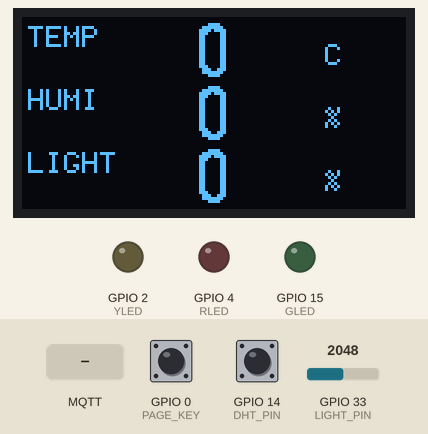
Simulated run of this sketch. Board: ESP32. Shown: 128×64 one-colour display, output pins drawn as LEDs (lit = HIGH). Inputs (shaded band) come from the test bench; at power-on: GPIO 33 (LIGHT_PIN) = 2048, GPIO 0 (PAGE_KEY) HIGH, GPIO 14 (DHT_PIN) HIGH (analog values on the 0–4095 scale). WiFi joins after 1.5 s; servers stay silent unless stated; the local clock reads 2024-03-15 10:24:30 at power-on unless the sketch sets it; no MQTT or app messages arrive unless stated; pins used as bus, display or sensor lines are not drawn; what the sketch prints to the serial monitor is not drawn.

Above: at 1.9 s.
At 10.6 s:
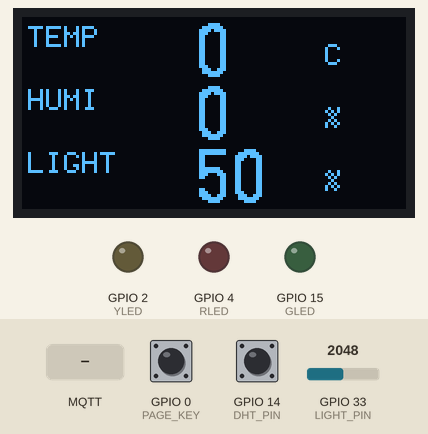
10.7 s: GPIO 33 (LIGHT_PIN) set to 2866
18.7 s: MQTT message "on" arrives on the first subscribed topic
21.5 s: GPIO 33 (LIGHT_PIN) set to 3603
29.5 s: GPIO 33 (LIGHT_PIN) set to 4095
At 31.1 s:
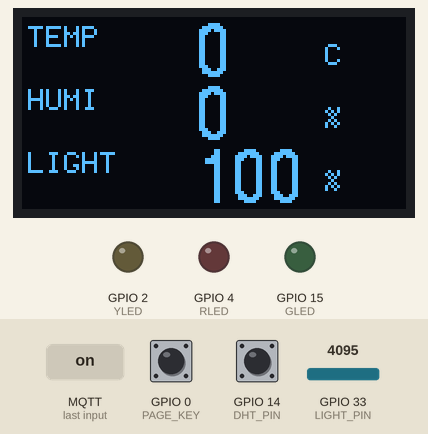
Timing chart, 0 to 32.6 s (numbered marks = the images above; inputs shaded):
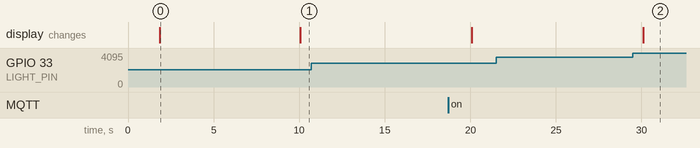

Measured:
- after the input at 10.7 s, every drawn part: stays the same
- after the input at 21.5 s, every drawn part: stays the same
- after the input at 29.5 s, the display: changes after 0.61 s (image 2)
- what the display in image 0 shows lasts 8.2 s, from 1.8 s to 10.0 s

The sketch:

35_ili_mqtt_ctrl_page.ino
```cpp
#include <WiFi.h>
#include <PubSubClient.h>
#include <ArduinoJson.h>
#include <SPI.h>
#include <Wire.h>
#include <Adafruit_GFX.h>
#include <U8g2lib.h>

 const char* WIFI_SSID="YOUR_WIFI_SSID"; const char* WIFI_PASSWORD="YOUR_WIFI_PASSWORD";
const char* MQTT_HOST="mqttgo.io"; const int MQTT_PORT=1883;
const char* DATA_TOPIC="elsie/class305/data"; const char* CTRL_TOPIC="elsie/class305/ctrl";
const int TFT_SCK=18,TFT_MOSI=23,TFT_CS=5,TFT_DC=27,TFT_RST=26;
const int W=176,H=220,DHT_PIN=14,LIGHT_PIN=33,OLED_SDA=21,OLED_SCL=22,PAGE_KEY=0;
const int GLED=15,YLED=2,RLED=4, HISTORY_SIZE=60;
const uint16_t BG=0x0841,CARD=0x18E3,CARD2=0x2104,WHITE=0xFFFF,MUTED=0x9CF3;
const uint16_t ORANGE=0xFD20,CYAN=0x07FF,BLUE=0x081F,YELLOW=0xFFE0,GREEN=0x07E0,RED=0xF800;

WiFiClient net; PubSubClient mqtt(net); U8G2_SSD1306_128X64_NONAME_F_HW_I2C oled(U8G2_R0,U8X8_PIN_NONE);
unsigned long lastSample=0,lastTry=0,lastClock=0; int page=0,currentTemp=0,currentHumidity=0,currentLight=0; int tempHistory[HISTORY_SIZE],humidityHistory[HISTORY_SIZE],lightHistory[HISTORY_SIZE],historyCount=0,historyHead=0; bool lastKey=HIGH;

void cmd(uint16_t v){digitalWrite(TFT_DC,LOW);digitalWrite(TFT_CS,LOW);SPI.transfer(v>>8);SPI.transfer(v);digitalWrite(TFT_CS,HIGH);}
void dat(uint16_t v){digitalWrite(TFT_DC,HIGH);digitalWrite(TFT_CS,LOW);SPI.transfer(v>>8);SPI.transfer(v);digitalWrite(TFT_CS,HIGH);}
void reg(uint16_t r,uint16_t v){cmd(r);dat(v);}
void iliBegin(){
  digitalWrite(TFT_RST,LOW);delay(50);digitalWrite(TFT_RST,HIGH);delay(50);reg(0x28,0x00CE);reg(0x01,0x011C);reg(0x03,0x1030);reg(0x07,0x0017);delay(50);reg(0x11,0x1000);reg(0x20,0);reg(0x21,0);delay(50);
  reg(0x30,0);reg(0x31,0x00DB);reg(0x32,0);reg(0x33,0);reg(0x34,0x00DB);reg(0x35,0);reg(0x36,0x00AF);reg(0x37,0);reg(0x38,0x00DB);reg(0x39,0);delay(50);
  reg(0x02,0);reg(0x61,0x0103);reg(0xE8,0x1000);reg(0xB0,0x0812);reg(0x0B,0);reg(0x0D,0);reg(0xB1,0x0404);reg(0x62,0x0019);delay(50);reg(0xE8,0x0100);
  reg(0x50,7);reg(0x51,0x0708);reg(0x52,0x0D0A);reg(0x53,0x0404);reg(0x54,7);reg(0x55,0x0706);reg(0x56,0x0D0A);reg(0x57,0x0404);reg(0x58,0);reg(0x59,0);reg(0x20,0);reg(0x21,0);reg(0x07,0x1017);delay(80);
}
void window(int x0,int y0,int x1,int y1){reg(0x36,x1);reg(0x37,x0);reg(0x38,y1);reg(0x39,y0);reg(0x20,x0);reg(0x21,y0);cmd(0x22);}
void fastFill(int x,int y,int w,int h,uint16_t c){if(w<=0||h<=0)return;window(x,y,x+w-1,y+h-1);digitalWrite(TFT_DC,HIGH);digitalWrite(TFT_CS,LOW);for(long i=0;i<(long)w*h;i++){SPI.transfer(c>>8);SPI.transfer(c);}digitalWrite(TFT_CS,HIGH);}
class ILI9225_Adafruit:public Adafruit_GFX{public:ILI9225_Adafruit():Adafruit_GFX(W,H){}void drawPixel(int16_t x,int16_t y,uint16_t c)override{if(x<0||x>=W||y<0||y>=H)return;x=W-1-x;window(x,y,x,y);dat(c);}};
ILI9225_Adafruit tft;

void drawThermometer(int x,int y,uint16_t c){tft.drawRoundRect(x-5,y-15,10,27,5,c);tft.fillCircle(x,y+12,8,c);tft.fillRoundRect(x-2,y-9,4,22,2,c);tft.fillCircle(x,y+12,4,CARD);tft.fillRoundRect(x-1,y-7,2,17,1,c);}
void drawDrop(int x,int y,uint16_t c){tft.fillTriangle(x,y-16,x-11,y+2,x+11,y+2,c);tft.fillCircle(x,y+3,11,c);tft.fillCircle(x-4,y-1,2,WHITE);}
void drawSun(int x,int y,uint16_t c){tft.fillCircle(x,y,9,c);for(int i=0;i<8;i++){float a=i*0.785398f;tft.drawLine(x+cos(a)*13,y+sin(a)*13,x+cos(a)*19,y+sin(a)*19,c);}}
void drawStatus(){fastFill(0,32,W,13,BG);tft.setTextSize(1);tft.setCursor(19,34);tft.setTextColor(WiFi.status()==WL_CONNECTED?GREEN:RED);tft.print("WIFI: ");tft.print(WiFi.status()==WL_CONNECTED?"O":"X");tft.setTextColor(mqtt.connected()?GREEN:RED);tft.setCursor(104,34);tft.print("MQTT: ");tft.print(mqtt.connected()?"O":"X");}
void drawClock(){struct tm ti;char s[20];if(getLocalTime(&ti,50))strftime(s,sizeof(s),"TW %H:%M:%S",&ti);else snprintf(s,sizeof(s),"TIME --:--:--");fastFill(0,207,W,13,BG);tft.setTextSize(1);tft.setTextColor(MUTED);tft.setCursor(50,210);tft.print(s);}
void drawCard(int y,const char* label,int value,const char* unit,uint16_t c,int type,bool valid){const int x=7,w=162,h=51;fastFill(x,y,w,h,CARD);tft.drawRoundRect(x,y,w,h,7,c);if(type==0)drawThermometer(26,y+23,c);if(type==1)drawDrop(26,y+23,c);if(type==2)drawSun(26,y+23,c);tft.setTextSize(1);tft.setTextColor(MUTED);tft.setCursor(54,y+7);tft.print(label);tft.setTextSize(3);tft.setTextColor(valid?WHITE:MUTED);tft.setCursor(53,y+19);tft.print(valid?value:0);tft.setTextSize(2);tft.setTextColor(c);tft.setCursor(122,y+25);tft.print(unit);int bar=constrain(value,0,100);fastFill(54,y+43,100,3,CARD2);fastFill(54,y+43,bar,3,type==0?ORANGE:c);}
void drawPage1(int t,int h,int l,bool valid){fastFill(0,0,W,H,BG);fastFill(0,0,W,31,BLUE);tft.setTextSize(2);tft.setTextColor(WHITE);tft.setCursor(12,7);tft.print("ROOM MONITOR");tft.fillCircle(158,15,6,GREEN);tft.drawCircle(158,15,8,WHITE);drawStatus();drawCard(47,"TEMPERATURE",t,"C",ORANGE,0,valid);drawCard(101,"HUMIDITY",h,"%",CYAN,1,valid);drawCard(155,"BRIGHTNESS",l,"%",YELLOW,2,true);drawClock();}
void drawGauge(int value,int minVal,int maxVal,int zone1,int zone2,const char* title,const char* unit){
  const int cx=88,cy=101,r=43;int v=constrain(value,minVal,maxVal);tft.setTextSize(1);tft.setTextColor(MUTED);tft.setCursor(48,37);tft.print(title);
  for(int deg=180;deg<=360;deg++){float ratio=(deg-180)/180.0f;int scaled=minVal+ratio*(maxVal-minVal);uint16_t color=(scaled<zone1)?GREEN:((scaled<zone2)?YELLOW:RED);float a=deg*0.0174533f;for(int thick=-4;thick<=4;thick++){int rr=r+thick;int x1=cx+cos(a)*rr;int y1=cy+sin(a)*rr;int x2=cx+cos(a+0.025f)*rr;int y2=cy+sin(a+0.025f)*rr;tft.drawLine(x1,y1,x2,y2,color);}}
  float needle=(180.0f+(v-minVal)*180.0f/(maxVal-minVal))*0.0174533f;int nx=cx+cos(needle)*(r-9),ny=cy+sin(needle)*(r-9);tft.drawLine(cx,cy,nx,ny,WHITE);tft.drawLine(cx+1,cy,nx+1,ny,WHITE);tft.fillCircle(cx,cy,4,WHITE);
  tft.setTextSize(2);tft.setTextColor(WHITE);tft.setCursor(71,78);tft.print(v);tft.setTextSize(1);tft.setCursor(103,86);tft.print(unit);tft.setTextColor(MUTED);tft.setCursor(36,114);tft.print(minVal);tft.setCursor(80,114);tft.print(zone1);tft.setCursor(119,114);tft.print(zone2);tft.setCursor(151,114);tft.print(maxVal);
}
void drawMetricGraph(const int* data,int minVal,int maxVal,uint16_t color){const int x0=25,x1=169,y0=122,y1=185;tft.drawRect(x0,y0,x1-x0+1,y1-y0+1,WHITE);int mid=(minVal+maxVal)/2;for(int v=minVal;v<=maxVal;v+=(maxVal-minVal)/2){int y=y1-(v-minVal)*(y1-y0)/(maxVal-minVal);tft.drawFastHLine(x0+1,y,x1-x0-1,0x4208);tft.setCursor(2,y-3);tft.setTextColor(MUTED);tft.setTextSize(1);tft.printf("%d",v);}tft.setTextColor(MUTED);tft.setCursor(28,198);tft.print("-10m");tft.setCursor(145,198);tft.print("NOW");int n=historyCount;if(n<2)return;int start=(historyCount<HISTORY_SIZE)?0:historyHead;for(int i=1;i<n;i++){int a=constrain(data[(start+i-1)%HISTORY_SIZE],minVal,maxVal),b=constrain(data[(start+i)%HISTORY_SIZE],minVal,maxVal);int xa=x0+1+(i-1)*(x1-x0-2)/max(1,HISTORY_SIZE-1),xb=x0+1+i*(x1-x0-2)/max(1,HISTORY_SIZE-1);int ya=y1-(a-minVal)*(y1-y0-2)/(maxVal-minVal),yb=y1-(b-minVal)*(y1-y0-2)/(maxVal-minVal);tft.drawLine(xa,ya,xb,yb,color);}}
void drawMetricPage(int metric){fastFill(0,0,W,H,BG);tft.setTextSize(2);tft.setTextColor(WHITE);tft.setCursor(12,7);if(metric==0){tft.print("TEMPERATURE");drawGauge(currentTemp,10,40,20,30,"TEMP GAUGE","C");drawMetricGraph(tempHistory,10,40,ORANGE);}else if(metric==1){tft.print("HUMIDITY");drawGauge(currentHumidity,0,100,60,80,"HUMI GAUGE","%");drawMetricGraph(humidityHistory,0,100,CYAN);}else{tft.print("BRIGHTNESS");drawGauge(currentLight,0,100,30,70,"LIGHT GAUGE","%");drawMetricGraph(lightHistory,0,100,YELLOW);}}
void drawOledRow(int y,const char* label,int value,const char* unit,bool valid){char s[8];snprintf(s,sizeof(s),"%d",valid?value:0);oled.setFont(u8g2_font_6x10_tf);oled.drawStr(2,y+10,label);oled.setFont(u8g2_font_logisoso18_tn);oled.drawStr(58,y+20,s);oled.setFont(u8g2_font_6x10_tf);oled.drawStr(101,y+16,unit);}
void drawOled(int t,int h,int l,bool valid){oled.clearBuffer();drawOledRow(0,"TEMP",t,"C",valid);drawOledRow(21,"HUMI",h,"%",valid);drawOledRow(42,"LIGHT",l,"%",true);oled.sendBuffer();}
bool readDHT(int& t,int& h){uint8_t d[5]={0};pinMode(DHT_PIN,OUTPUT);digitalWrite(DHT_PIN,LOW);delay(20);digitalWrite(DHT_PIN,HIGH);delayMicroseconds(30);pinMode(DHT_PIN,INPUT_PULLUP);auto waitLevel=[](uint8_t level,unsigned long timeout){unsigned long s=micros();while(digitalRead(DHT_PIN)!=level)if(micros()-s>timeout)return false;return true;};if(!waitLevel(LOW,100)||!waitLevel(HIGH,100)||!waitLevel(LOW,100))return false;for(int i=0;i<40;i++){if(!waitLevel(HIGH,100))return false;unsigned long s=micros();if(!waitLevel(LOW,100))return false;d[i/8]<<=1;if(micros()-s>40)d[i/8]|=1;}if((uint8_t)(d[0]+d[1]+d[2]+d[3])!=d[4])return false;h=d[0];t=d[2];return true;}

void applyLed(const char* key,JsonVariant v,int pin){if(!v.is<const char*>())return;const char* s=v.as<const char*>();if(strcmp(s,"on")==0)digitalWrite(pin,HIGH);else if(strcmp(s,"off")==0)digitalWrite(pin,LOW);Serial.printf("%s=%s\n",key,s);}
void mqttCallback(char* topic,byte* payload,unsigned int length){if(strcmp(topic,CTRL_TOPIC)!=0)return;StaticJsonDocument<192> doc;if(deserializeJson(doc,payload,length)){Serial.println("JSON error");return;}applyLed("gled",doc["gled"],GLED);applyLed("yled",doc["yled"],YLED);applyLed("rled",doc["rled"],RLED);}
void connectWiFi(){WiFi.mode(WIFI_STA);WiFi.begin(WIFI_SSID,WIFI_PASSWORD);for(int i=0;i<30&&WiFi.status()!=WL_CONNECTED;i++){drawStatus();delay(500);}drawStatus();}
void connectMQTT(){if(WiFi.status()!=WL_CONNECTED)return;String id="ESP32-PAGE-"+String((uint32_t)(ESP.getEfuseMac()&0xFFFFFFFF),HEX);mqtt.setServer(MQTT_HOST,MQTT_PORT);mqtt.setCallback(mqttCallback);if(mqtt.connect(id.c_str()))mqtt.subscribe(CTRL_TOPIC);drawStatus();}
void publishData(int t,int h,int l,bool valid){if(!mqtt.connected())return;char json[80];snprintf(json,sizeof(json),"{\"temp\":%d,\"humi\":%d,\"light\":%d}",valid?t:0,valid?h:0,l);mqtt.publish(DATA_TOPIC,json);}
void addSamples(int t,int h,int l){tempHistory[historyHead]=t;humidityHistory[historyHead]=h;lightHistory[historyHead]=l;historyHead=(historyHead+1)%HISTORY_SIZE;if(historyCount<HISTORY_SIZE)historyCount++;}
void checkPageKey(){bool key=digitalRead(PAGE_KEY);if(lastKey==HIGH&&key==LOW){delay(30);if(digitalRead(PAGE_KEY)==LOW){page=(page+1)%4;}}lastKey=key;}

void setup(){Serial.begin(115200);analogReadResolution(12);analogSetPinAttenuation(LIGHT_PIN,ADC_11db);pinMode(PAGE_KEY,INPUT_PULLUP);pinMode(GLED,OUTPUT);pinMode(YLED,OUTPUT);pinMode(RLED,OUTPUT);digitalWrite(GLED,LOW);digitalWrite(YLED,LOW);digitalWrite(RLED,LOW);pinMode(TFT_CS,OUTPUT);pinMode(TFT_DC,OUTPUT);pinMode(TFT_RST,OUTPUT);digitalWrite(TFT_CS,HIGH);SPI.begin(TFT_SCK,-1,TFT_MOSI,TFT_CS);SPI.beginTransaction(SPISettings(8000000,MSBFIRST,SPI_MODE0));iliBegin();tft.setRotation(2);drawPage1(0,0,0,false);SPI.endTransaction();Wire.begin(OLED_SDA,OLED_SCL);oled.begin();drawOled(0,0,0,false);connectWiFi();configTime(8*3600,0,"pool.ntp.org","time.nist.gov","time.google.com");connectMQTT();}
void loop(){checkPageKey();if(WiFi.status()!=WL_CONNECTED)connectWiFi();if(!mqtt.connected()&&millis()-lastTry>5000){lastTry=millis();connectMQTT();}mqtt.loop();if(millis()-lastSample>=10000){lastSample=millis();int t=0,h=0,l=constrain(map(analogRead(LIGHT_PIN),0,4095,0,100),0,100);bool valid=readDHT(t,h);if(valid){currentTemp=t;currentHumidity=h;}currentLight=l;addSamples(currentTemp,currentHumidity,l);publishData(t,h,l,valid);drawOled(t,h,l,valid);SPI.beginTransaction(SPISettings(8000000,MSBFIRST,SPI_MODE0));if(page==0)drawPage1(t,h,l,valid);else drawMetricPage(page-1);SPI.endTransaction();}if(millis()-lastClock>=10000){lastClock=millis();if(page==0){SPI.beginTransaction(SPISettings(8000000,MSBFIRST,SPI_MODE0));drawClock();SPI.endTransaction();}}delay(50);}
```
